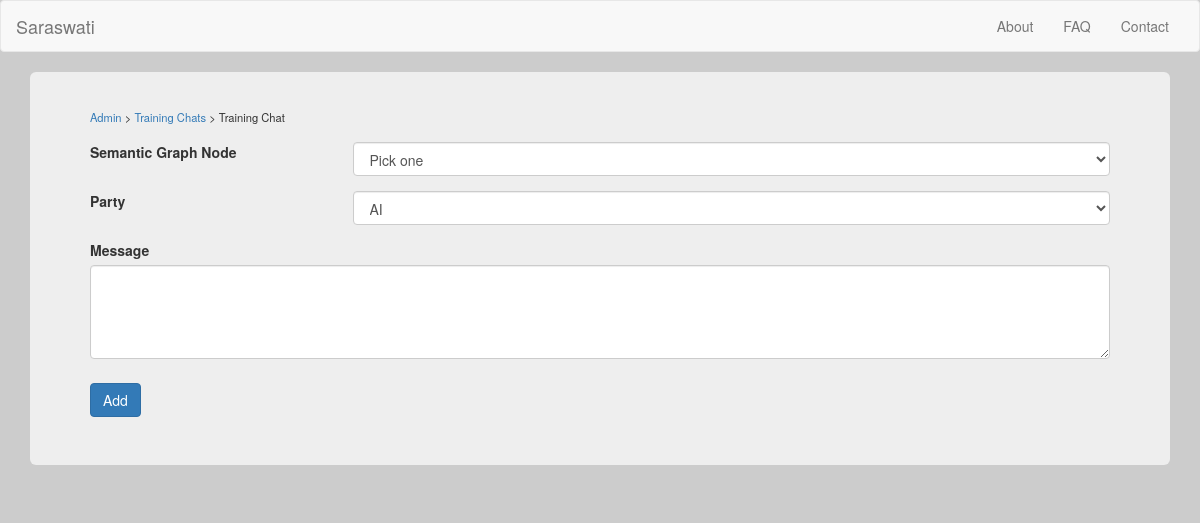
Before: /training_chat?id=105 with the older database file.
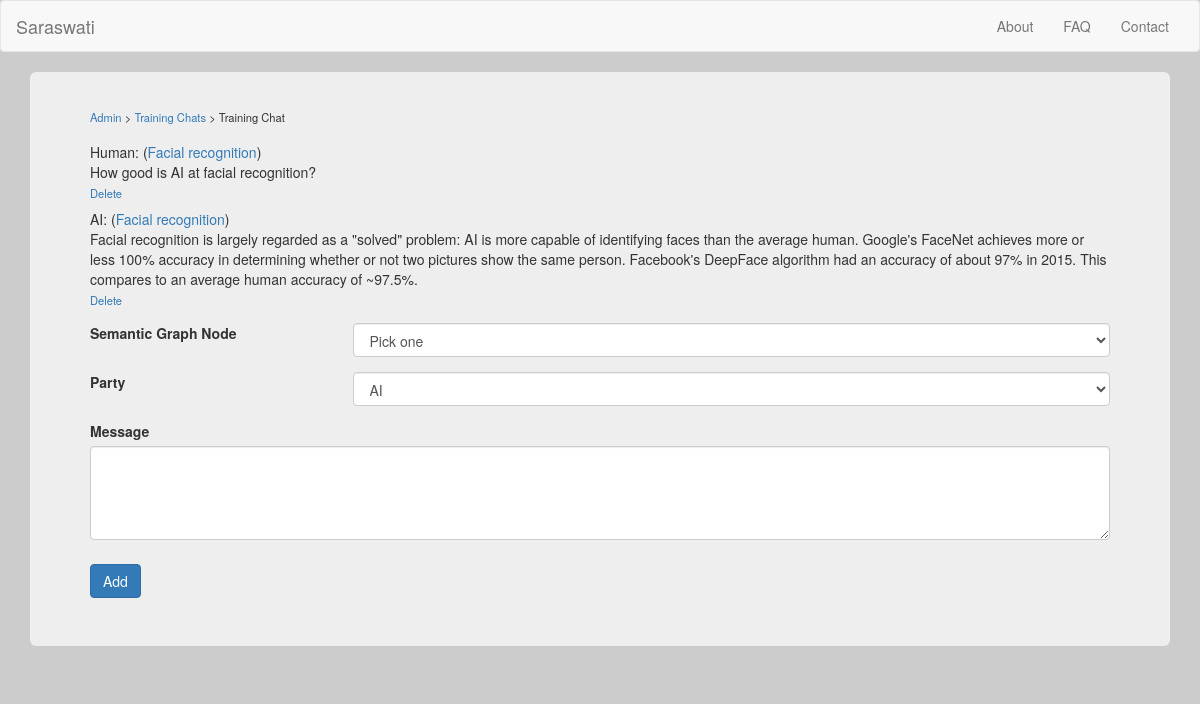
After: the same page with the newer database file.
### db.py (models this page shows, shortened)
class semantic_graph_node(db.Model):
	id = db.Column('node_id', db.Integer, primary_key = True)
	title = db.Column(db.String(255))

class training_chat(db.Model):
	id = db.Column('message_id', db.Integer, primary_key = True)
	chat_id = db.Column(db.Integer)
	party = db.Column(db.SmallInteger)
	text = db.Column(db.Text)
	node_id = db.Column(db.Integer)

### modules/admin.py (the view)
@admin.route('/training_chat')
def render_training_chat():
	if "id" in request.args:
		chatID = request.args["id"]
		results = training_chat.query.filter_by(chat_id=chatID)
		if not results:
			return render_template("error.html", error_message = "Database error")
		else:
			if "del" in request.args:
				training_chat.query.filter_by(id=request.args["del"]).delete()
				db.session.commit()
			training_chats = []
			for result in results:
				graphNode = semantic_graph_node.query.filter_by(id=result.node_id).first()
				if not graphNode:
					return render_template("error.html", error_message="Database error: missing node")
				newItem = type('tmp', (object,), {})
				newItem.party = result.party
				newItem.text = result.text
				newItem.node_id = result.node_id
				newItem.node_name = graphNode.title
				newItem.id = result.id
				training_chats.append(newItem)
	else:
		training_chats = []
		chatID = 0
	return render_template("training_chat.html", node_select_list = node_select_list(), chats = training_chats, chat_id = chatID)

### helpers.py (called while the page is built)
def node_select_list():
	returnString = "<select name=\"node_list\" id=\"node_list_select\" class=\"form-control\">"
	results = semantic_graph_node.query.order_by(semantic_graph_node.title.asc())
	if not results:
		returnString += "<option value=\"\">No results found</option>"
	else:
		returnString += "<option value=\"\">Pick one</option>"
		for node in results:
			returnString += "<option value=\"" + str(node.id) + "\">" + node.title + "</option>"
	returnString += "</select>"
	return returnString

### templates/training_chat.html (shortened to what this page needs)
{% extends "base.html" %}
{% block content %}
  <div class="container">
    <div class="jumbotron">
		<div class="navigation_header">
			<a href="admin">Admin</a> &gt; <a href="training_chats">Training Chats</a> &gt; Training Chat
		</div>
		{% for chat in chats %}
			{% if chat.party == 0 %}
				AI:
			{% else %}
				Human:
			{% endif %}
			(<a href="node?id={{ chat.node_id }}">{{ chat.node_name }}</a>)<br />
			{{ chat.text }}<br />
			<a href="training_chat?id={{ chat_id }}&del={{ chat.id }}" style="font-size: 0.8em;" onclick="return confirm('Are you sure?')">Delete</a>
			<div style="height: 0.5em;"></div>
		{% endfor %}
		<form action="" method="post" onsubmit="return check_add_training_chat()"><div style="margin-top: 0.5em;">
			<div class="form-group row">
				<label for="node_list_select" class="col-xs-3 col-form-label">Semantic Graph Node</label>
				<div class="col-xs-9">{{ node_select_list|safe }}</div>
			</div>
			<div class="form-group row">
				<label for="party" class="col-xs-3 col-form-label">Party</label>
				<div class="col-xs-9">
					<select name="party" id="party" class="form-control"><option value="0">AI</option><option value="1">Human</option></select>
				</div>
			</div>
			<div class="form-group">
				<label for="message">Message</label>
				<textarea class="form-control" name="message" id="message" rows="4"></textarea>
			</div>
			<div style="height: 0.7em;"></div>
			<input class="btn btn-primary" type="submit" value="Add" />
		</div></form>
	</div>
  </div>
{% endblock %}

Changed rows visible on the page:
now on this page (row unchanged): semantic_graph_node: node_name "Facial recognition" "Facial recognition"
added training_chat: text "How good is AI at facial recognition?"
added training_chat: text "Facial recognition is largely regarded as a \"solved\" problem: AI is more capable of identifying faces than the average human. Google's FaceNet achieves more or less 100% accuracy in determining whether or not two pictures show the same person. Facebook's DeepFace algorithm had an accuracy of about 97% in 2015. This compares to an average human accuracy of ~97.5%."
Other visible differences:
new list line: "Human: ( ) Delete"
new list line: "AI: ( ) Delete"
